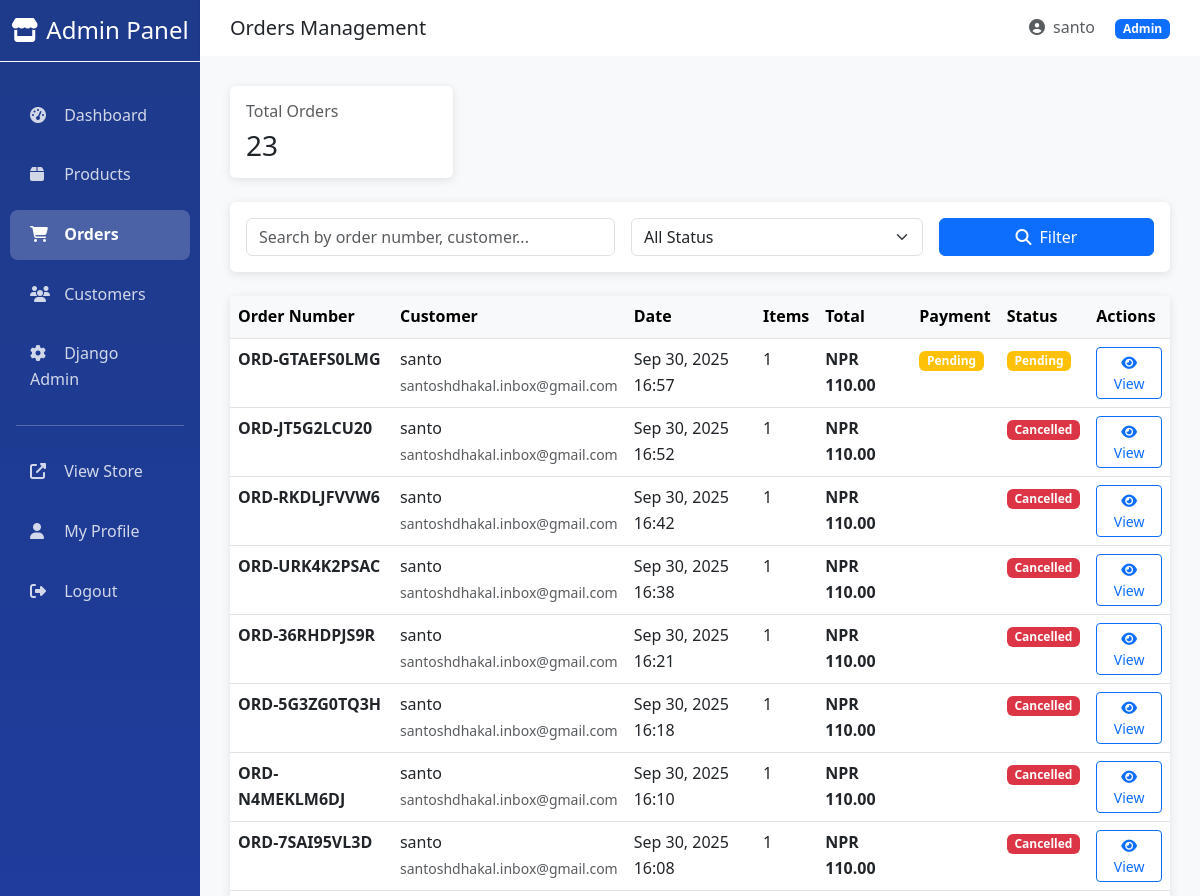
/dashboard/orders/ (signed in, upper part), run on an earlier commit of the app's database.
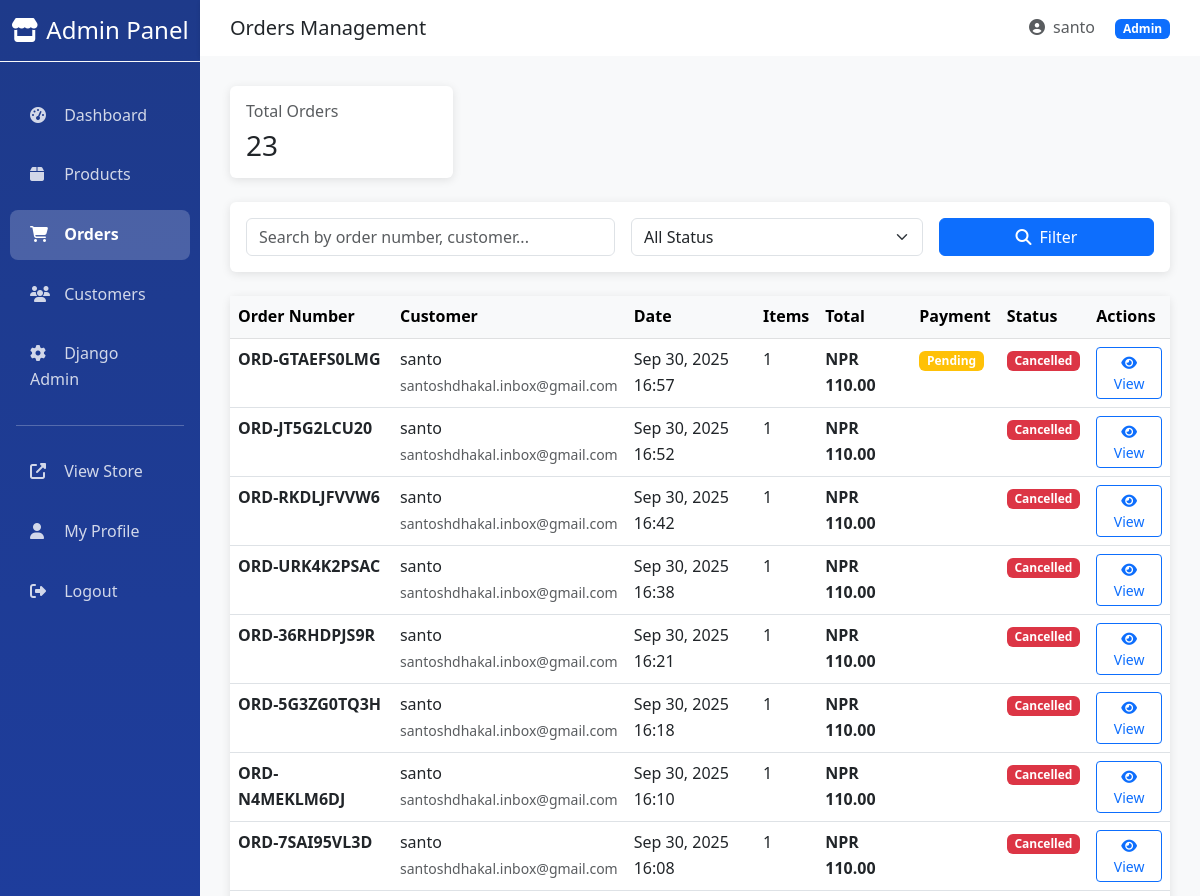
And on a later commit of the database.
### orders/models.py (models this page shows, shortened)
class Order(models.Model):
    ORDER_STATUS_CHOICES = [
        ('pending', 'Pending'),
        ('processing', 'Processing'),
        ('shipped', 'Shipped'),
        ('delivered', 'Delivered'),
        ('cancelled', 'Cancelled'),
        ('refunded', 'Refunded'),
    ]
    PAYMENT_STATUS_CHOICES = [
        ('pending', 'Pending'),
        ('completed', 'Completed'),
        ('failed', 'Failed'),
        ('refunded', 'Refunded'),
    ]
    PAYMENT_METHOD_CHOICES = [
        ('cod', 'Cash on Delivery'),
        ('esewa', 'eSewa'),
    ]
    order_number = models.CharField(max_length=50, unique=True, editable=False)
    user = models.ForeignKey(User, on_delete=models.CASCADE, related_name='orders')
    status = models.CharField(max_length=20, choices=ORDER_STATUS_CHOICES, default='pending')
    payment_status = models.CharField(max_length=20, choices=PAYMENT_STATUS_CHOICES, default='pending')
    payment_method = models.CharField(max_length=20, choices=PAYMENT_METHOD_CHOICES, default='cod')  # Add this field
    shipping_full_name = models.CharField(max_length=200)
    shipping_email = models.EmailField()
    shipping_phone = models.CharField(max_length=20)
    shipping_address_line1 = models.CharField(max_length=255)
    shipping_address_line2 = models.CharField(max_length=255, blank=True)
    shipping_city = models.CharField(max_length=100)
    shipping_state = models.CharField(max_length=100)
    shipping_postal_code = models.CharField(max_length=20)
    shipping_country = models.CharField(max_length=100)
    subtotal = models.DecimalField(max_digits=10, decimal_places=2)
    tax_amount = models.DecimalField(max_digits=10, decimal_places=2)
    shipping_cost = models.DecimalField(max_digits=10, decimal_places=2, default=Decimal('0.00'))
    total_amount = models.DecimalField(max_digits=10, decimal_places=2)
    order_notes = models.TextField(blank=True)
    created_at = models.DateTimeField(auto_now_add=True)
    updated_at = models.DateTimeField(auto_now=True)
    class Meta:
        ordering = ['-created_at']
        indexes = [
            models.Index(fields=['-created_at']),
            models.Index(fields=['order_number']),
            models.Index(fields=['user', '-created_at']),
        ]
    @property
    def total_items(self):
        return sum(item.quantity for item in self.items.all())

class OrderItem(models.Model):
    order = models.ForeignKey(Order, on_delete=models.CASCADE, related_name='items')
    product = models.ForeignKey(Product, on_delete=models.PROTECT)
    product_name = models.CharField(max_length=200)
    product_sku = models.CharField(max_length=50)
    product_price = models.DecimalField(max_digits=10, decimal_places=2)
    quantity = models.PositiveIntegerField(default=1)
    created_at = models.DateTimeField(auto_now_add=True)
    class Meta:
        ordering = ['id']

### dashboard/views.py (the view)
# urls.py: path('orders/', views.order_list, name='order_list'),
@staff_member_required
def order_list(request):
    orders = Order.objects.select_related('user').order_by('-created_at')
    status = request.GET.get('status', '')
    if status:
        orders = orders.filter(status=status)
    search_query = request.GET.get('search', '')
    if search_query:
        orders = orders.filter(
            Q(order_number__icontains=search_query) |
            Q(user__username__icontains=search_query) |
            Q(shipping_email__icontains=search_query)
        )
    paginator = Paginator(orders, 20)
    page_number = request.GET.get('page')
    page_obj = paginator.get_page(page_number)
    return render(request, 'dashboard/orders/list.html', {'orders': page_obj, 'search_query': search_query, 'status_filter': status})

### shopping_cart/cart_manager.py (called while the page is built)
    def _get_or_create_cart(self):
        if self.request.user.is_authenticated:
            cart, created = Cart.objects.get_or_create(user=self.request.user)
        else:
            if not self.request.session.session_key:
                self.request.session.create()
            session_key = self.request.session.session_key
            cart, created = Cart.objects.get_or_create(session_key=session_key)
        return cart

    def get_cart_data(self):
        items = self.cart.items.select_related('product').all()
        return {
            'cart': self.cart,
            'items': items,
            'total_items': self.cart.total_items,
            'subtotal': self.cart.subtotal,
            'tax': self.cart.tax_amount,
            'total': self.cart.total,
        }

### shopping_cart/context_processors.py (called while the page is built)
def cart_context(request):
    try:
        cart_manager = CartManager(request)
        cart_data = cart_manager.get_cart_data()
        return {
            'cart_total_items': cart_data['total_items'],
            'cart_total': cart_data['total'],
        }
    except:
        return {
            'cart_total_items': 0,
            'cart_total': 0,
        }

### templates/dashboard/orders/list.html (shortened to what the changed rows need)
{% extends 'dashboard/base.html' %}
{% block content %}
<div class="card">
    <div class="card-body p-0">
        <div class="table-responsive">
            <table class="table table-hover mb-0">
                <thead class="table-light">
                    <tr>
                        <th>Order Number</th>
                        <th>Customer</th>
                        <th>Date</th>
                        <th>Items</th>
                        <th>Total</th>
                        <th>Payment</th>
                        <th>Status</th>
                        <th>Actions</th>
                    </tr>
                </thead>
                <tbody>
                    {% for order in orders %}
                        <tr>
                            <td><strong>{{ order.order_number }}</strong></td>
                            <td>
                                {{ order.user.get_full_name|default:order.user.username }}<br>
                                <small class="text-muted">{{ order.shipping_email }}</small>
                            </td>
                            <td>{{ order.created_at|date:"M d, Y H:i" }}</td>
                            <td>{{ order.total_items }}</td>
                            <td><strong>NPR {{ order.total_amount }}</strong></td>
                            <td>
                                {% if order.payment_status == 'completed' %}
                                    <span class="badge bg-success">Paid</span>
                                {% elif order.payment_status == 'pending' %}
                                    <span class="badge bg-warning">Pending</span>
                                {% elif order.payment_status == 'failed' %}
                                    <span class="badge bg-danger">Failed</span>
                                {% endif %}
                            </td>
                            <td>
                                {% if order.status == 'pending' %}
                                    <span class="badge bg-warning">Pending</span>
                                {% elif order.status == 'processing' %}
                                    <span class="badge bg-info">Processing</span>
                                {% elif order.status == 'shipped' %}
                                    <span class="badge bg-primary">Shipped</span>
                                {% elif order.status == 'delivered' %}
                                    <span class="badge bg-success">Delivered</span>
                                {% elif order.status == 'cancelled' %}
                                    <span class="badge bg-danger">Cancelled</span>
                                {% endif %}
                            </td>
                            <td>
                                <a href="{% url 'dashboard:order_detail' order.order_number %}"
                                   class="btn btn-sm btn-outline-primary">
                                    <i class="fas fa-eye"></i> View
                                </a>
                            </td>
                        </tr>
                    {% endfor %}
                </tbody>
            </table>
        </div>
    </div>
</div>
{% endblock %}

What changed in the data, as far as the page shows it:
changed Order "ORD-GTAEFS0LMG": status "Pending" → "Cancelled"
